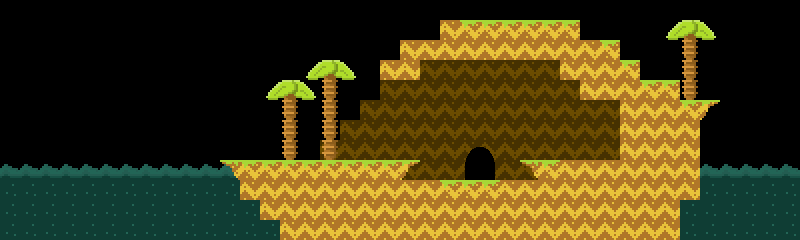

The image is a tile-based game level rendered from a .tmx file. Its description and source (layers, tilesets, objects; grid data summarised) follow:
An orthogonal 40x12 tile map with 20x20 px tiles, 4 tile layers (background, mid, Water, Ground) and 6 objects.

<map version="1.0" orientation="orthogonal" width="40" height="12" tilewidth="20" tileheight="20">
 <properties>
  <property name="landmusic" value="Xelda" />
 </properties>
 <tileset firstgid="1" name="tileset" tilewidth="20" tileheight="20">
  <image source="../../assets/tileset.png" width="160" height="380" />
 </tileset>
 <layer name="background" width="40" height="12">
  <data>[480 cells, 132 non-empty, 1 distinct tile ids]</data>
 </layer>
 <layer name="mid" width="40" height="12">
  <data>[480 cells, 27 non-empty, 8 distinct tile ids]</data>
 </layer>
 <objectgroup name="objs">
  <object x="464" y="143" width="29" height="40">
   <properties>
    <property name="TO" value="ice_entry" />
   </properties>
  </object>
  <object gid="84" x="440" y="180">
   <properties>
    <property name="text" value="Level 1\nIce Grotto" />
   </properties>
  </object>
  <object x="25" y="211" width="29" height="29">
   <properties>
    <property name="TO" value="village" />
   </properties>
  </object>
 </objectgroup>
 <layer name="Water" width="40" height="12" opacity="0.42">
  <data>[480 cells, 137 non-empty, 2 distinct tile ids]</data>
 </layer>
 <layer name="Ground" width="40" height="12">
  <data>[480 cells, 125 non-empty, 4 distinct tile ids]</data>
 </layer>
 <objectgroup name="Zones" visible="0">
  <object x="326" y="9" width="309" height="229" />
  <object x="158" y="-9" width="295" height="216" />
  <object x="0" y="165" width="399" height="72" />
 </objectgroup>
</map>